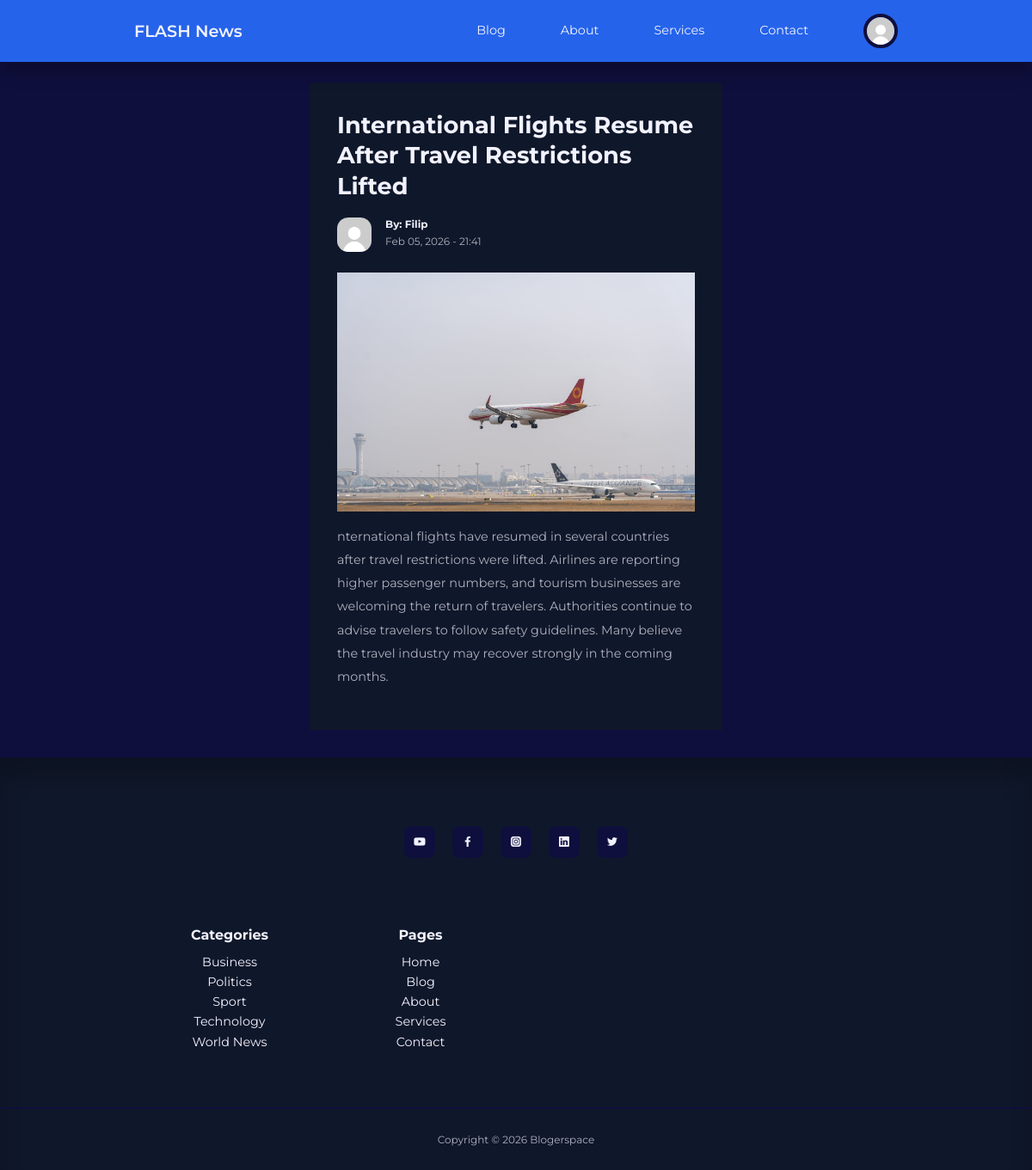
The page /post.php?slug=international-flights-resume-after-travel-restrictions-lifted (signed in) on the database its author committed.
### tables this page shows
CREATE TABLE `posts` (
  `id` int(11) NOT NULL,
  `user_id` int(11) NOT NULL,
  `category_id` int(11) NOT NULL,
  `title` varchar(200) NOT NULL,
  `slug` varchar(240) NOT NULL,
  `excerpt` text DEFAULT NULL,
  `content` mediumtext NOT NULL,
  `featured_image` varchar(255) DEFAULT NULL,
  `status` enum('draft','published') NOT NULL DEFAULT 'published',
  `created_at` timestamp NOT NULL DEFAULT current_timestamp(),
  `updated_at` timestamp NOT NULL DEFAULT current_timestamp() ON UPDATE current_timestamp()
);

CREATE TABLE `users` (
  `id` int(11) NOT NULL,
  `name` varchar(100) NOT NULL,
  `email` varchar(190) NOT NULL,
  `password_hash` varchar(255) NOT NULL,
  `role` enum('admin','author') NOT NULL DEFAULT 'author',
  `bio` text DEFAULT NULL,
  `created_at` timestamp NOT NULL DEFAULT current_timestamp()
);

CREATE TABLE `categories` (
  `id` int(11) NOT NULL,
  `name` varchar(80) NOT NULL,
  `slug` varchar(120) NOT NULL,
  `created_at` timestamp NOT NULL DEFAULT current_timestamp()
);

### includes/functions.php (called while the page is built, shortened)
<?php
function e(string $s): string {
  return htmlspecialchars($s, ENT_QUOTES, 'UTF-8');
}

### post.php (the view, shortened to what this page needs)
<?php
require __DIR__ . "/includes/db.php";
require __DIR__ . "/includes/functions.php";
$slug = $_GET['slug'] ?? '';
$stmt = $pdo->prepare("
    SELECT p.id, p.title, p.slug, p.content, p.featured_image, p.created_at,
           c.name AS category, c.slug AS category_slug,
           u.name AS author
    FROM posts p
    JOIN categories c ON c.id = p.category_id
    JOIN users u ON u.id = p.user_id
    WHERE p.slug = ? AND p.status='published'
    LIMIT 1
");
$stmt->execute([$slug]);
$post = $stmt->fetch();
require __DIR__ . "/includes/header.php";
function post_thumb_src(?string $filename, string $fallback): string {
    $filename = trim((string)$filename);
    if ($filename !== "") {
        return "/blog/uploads/thumbnails/" . rawurlencode($filename);
    }
    return $fallback;
}
$imgSrc = post_thumb_src($post['featured_image'] ?? null, "./images/featured1.jpg");
?>
<section class="singlepost">
    <div class="container singlepost__container">
        <h2><?= e($post['title']) ?></h2>
        <div class="post__author">
            <div class="post__author-avatar">
                <img src="./images/avatar1.jpg" alt="">
            </div>
            <div class="post__author-info">
                <h5>By: <?= e($post['author']) ?></h5>
                <small><?= date("M d, Y - H:i", strtotime($post['created_at'])) ?></small>
            </div>
        </div>
        <div class="singlepost__thumbnail">
            <img src="<?= e($imgSrc) ?>" alt="">
        </div>
        <p><?= nl2br(e($post['content'])) ?></p>
    </div>
</section>
<?php require __DIR__ . "/includes/footer.php"; ?>

### includes/footer.php
<?php
require_once __DIR__ . "/db.php";
$stmt = $pdo->query("SELECT name, slug FROM categories ORDER BY name ASC");
$footer_categories = $stmt->fetchAll();
$footer_pages = [
    ["label" => "Home",     "href" => "/blog/index.php"],
    ["label" => "Blog",     "href" => "/blog/blog.php"],
    ["label" => "About",    "href" => "/blog/about.php"],
    ["label" => "Services", "href" => "/blog/services.php"],
    ["label" => "Contact",  "href" => "/blog/contact.php"],
];
?>
<footer>
    <div class="footer__socials">
        <a href="https://youtube.com/" target="_blank"><i class="uil uil-youtube"></i></a>
        <a href="https://facebook.com/" target="_blank"><i class="uil uil-facebook-f"></i></a>
        <a href="https://instagram.com/" target="_blank"><i class="uil uil-instagram-alt"></i></a>
        <a href="https://linkedin.com/" target="_blank"><i class="uil uil-linkedin"></i></a>
        <a href="https://twitter.com/" target="_blank"><i class="uil uil-twitter"></i></a>
    </div>
    <div class="container footer__container">
        <article>
            <h4>Categories</h4>
            <ul>
                <?php if (!empty($footer_categories)): ?>
                    <?php foreach ($footer_categories as $cat): ?>
                        <li>
                            <a href="/blog/category-posts.php?slug=<?= e($cat['slug']) ?>">
                                <?= e($cat['name']) ?>
                            </a>
                        </li>
                    <?php endforeach; ?>
                <?php else: ?>
                    <li><a href="/blog/blog.php">No categories yet</a></li>
                <?php endif; ?>
            </ul>
        </article>
        <article>
            <h4>Pages</h4>
            <ul>
                <?php foreach ($footer_pages as $p): ?>
                    <li><a href="<?= e($p['href']) ?>"><?= e($p['label']) ?></a></li>
                <?php endforeach; ?>
            </ul>
        </article>
    </div>
    <div class="footer__copyright">
        <small>Copyright &copy; <?= date("Y") ?> Blogerspace</small>
    </div>
</footer>

### style.css (style rules this page uses)
:root { --color-primary: #2563eb; --color-primary-light: hsl(221, 83%, 53%, 15%); --color-primary-variant: #1e40af; --color-red: #dc2626; --color-red-light: hsl(0, 84%, 60%, 15%); --color-green: #16a34a; --color-green-light: hsl(142, 71%, 45%, 15%); --color-gray-900: #0f172a; --color-gray-700: #334155; --color-gray-300: rgba(242, 242, 254, 0.3); --color-gray-200: rgba(242, 242, 254, 0.7); --color-white: #f2f2fe; --color-bg: #0f0f3e; --tranistion: all 300ms ease; --container-width-lg: 74%; --container-width-md: 88%; --form-width: 40%; --card-border-radius-1: 0.3rem; --card-border-radius-2: 0.5rem; --card-border-radius-3: 0.8rem; --card-border-radius-4: 2rem; --card-border-radius-5: 5rem; }
* { margin: 0; padding: 0; outline: 0; border: 0; appearance: 0; list-style: none; text-decoration: none; box-sizing: border-box; }
body { font-family: "Montserrat", sans-serif; line-height: 1.6; color: var(--color-gray-200); overflow-x: hidden; background: var(--color-bg); font-size: 0.9rem; }
.container { width: var(--container-width-lg); max-width: 1800px; margin-inline: auto; }
section { margin-top: 7rem; width: 100%; }
h1, h2, h3, h4, h5 { color: var(--color-white); line-height: 1.3; }
h2 { font-size: 1.7rem; margin: 1rem 0; }
h4 { font-size: 1rem; }
a { color: var(--color-white); transition: var(--tranistion); }
img { display: block; width: 100%; object-fit: cover; }
.post__author { display: flex; gap: 1rem; margin-top: 1.2rem; }
.post__author-avatar { width: 2.5rem; height: 2.5rem; border-radius: var(--card-border-radius-3); overflow: hidden; }
footer { background: var(--color-gray-900); padding: 5rem 0 0; box-shadow: inset 0 1.5rem 1.5rem rgba(0, 0, 0, 0.2); }
.footer__socials { margin-inline: auto; width: fit-content; display: flex; justify-content: space-between; align-items: center; gap: 1.2rem; margin-bottom: 5rem; }
.footer__socials a { background: var(--color-bg); border-radius: var(--card-border-radius-2); width: 2.3rem; height: 2.3rem; display: flex; align-items: center; justify-content: center; }
.footer__container { display: grid; grid-template-columns: repeat(4, 1fr); text-align: center; justify-items: center; align-items: start; }
footer h4 { color: var(--color-white); margin-bottom: 0.6rem; }
footer ul li { text-align: center; }
footer ul { padding: 0; }
.footer__copyright { text-align: center; padding: 1.5rem 0; margin-top: 4rem; border-top: 2px solid var(--color-bg); }
.singlepost { margin: 6rem 0 2rem; }
.singlepost__container { width: min(var(--form-width), 100%); max-width: 46rem; background: var(--color-gray-900); padding: 1rem 2rem 3rem; }
.singlepost__thumbnail { margin: 1.5rem 0 1rem; }
.singlepost__container p { margin-top: 1rem; line-height: 1.7rem; }

### rows shown on the page
posts: title "International Flights Resume After Travel Restrictions Lifted", user.name "Filip", created_at "Feb 05, 2026 - 21:41", featured_image (picture), content "nternational flights have resumed in several countries after travel restrictions were lifted. Airlines are reporting higher passenger numbers, and tourism businesses are welcoming the return of travelers. Authorities continue to advise travelers to follow safety guidelines. Many believe the travel industry may recover strongly in the coming months."
categories: name "Business"
categories: name "Politics"
categories: name "Sport"
categories: name "Technology"
categories: name "World News"

### other values the page prints
$p['label'] "Home"
$p['label'] "Blog"
$p['label'] "About"
$p['label'] "Services"
$p['label'] "Contact"
